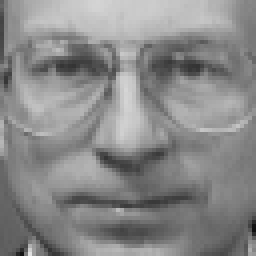
#> input picture PA1/Mandeep Bawa and ANUBOLA SAI ABHINAY/0.png, 64 x 64 px (shown 4 times larger); its folder holds only this picture in this run
$ python demo.py
#> lines starting #> are read from the running program, lines starting #| are printed output that depends on the picture
import glob
import numpy
import sys
from PIL import Image
from scipy.linalg import svd

import matplotlib.pyplot as plt

def compress(images,i):
    W = []
    compressed_images = []
    for image in images:
        cov_matrix = numpy.cov(image, bias=True)
        U, s, VT = svd(cov_matrix)
        U = numpy.delete(U, numpy.s_[i:], axis=1)
        reduced_mat = numpy.matmul(U.T, image)
        compressed_images.append(reduced_mat)
        W.append(U)
    return compressed_images, W

def decompress(com_images, W):
    decom_images = []
    for i in range(len(com_images)):
        com_image = com_images[i]
        wei = W[i]
        regen_image = numpy.matmul(wei, com_image)
        decom_images.append(regen_image)
    return decom_images

org_images = []
p_value = int(input("Enter Components required:"))
#> the answer given: 3

fig = plt.figure(figsize=(8,8))
col = 6
row = 5
i=1

for img in glob.glob("./Mandeep Bawa and ANUBOLA SAI ABHINAY/*.png"):
    image = Image.open(img)
#> image is the input picture: PIL image 64x64 L; min 17, max 224, mean 136.8
    org_images.append(numpy.asarray(image))
    fig.add_subplot(row, col, i)
    plt.axis('off')
    plt.imshow(image)
    i+=1
fig.suptitle("Original Images")
# plt.show()

for i in range(len(org_images)):
    print("Origninal Image {index}: {shape}".format(index=i, shape=org_images[i].shape))
#> this loop made 1 pass
#| Origninal Image 0: (64, 64)

com_images, W = compress(org_images, p_value)
#> the loop in compress, `for image in images:` made 1 pass
#> pass 1, in compress, `cov_matrix = numpy.cov(image, bias=True)`:
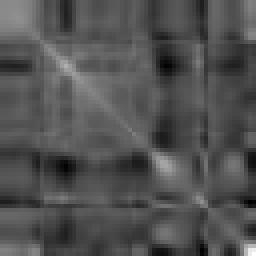
#> cov_matrix: shape (64, 64) float64 (shown 4 times larger); min -698.4, max 1775, mean 97.2; drawn with min black and max white
#> pass 1, in compress, `U, s, VT = svd(cov_matrix)`:
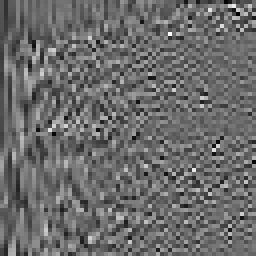
#> U: shape (64, 64) float64 (shown 4 times larger); min -0.423, max 0.576, mean -0.0021; drawn with min black and max white
#> pass 1, in compress, `U, s, VT = svd(cov_matrix)`:
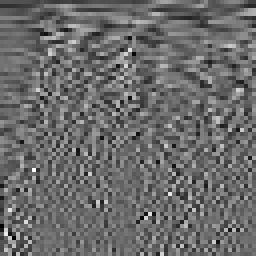
#> VT: shape (64, 64) float64 (shown 4 times larger); min -0.423, max 0.576, mean -0.00217; drawn with min black and max white
#> after the loop in compress, `for image in images:`: W = 1 item
#> com_images = 1 item; W = 1 item

for i in range(len(org_images)):
    print("Compressed Image {index}: {shape}".format(index=i, shape=com_images[i].shape))

decom_images = decompress(com_images, W)
#> the loop in decompress, `for i in range(len(com_images)):` made 1 pass
#> pass 1, in decompress, `regen_image = numpy.matmul(wei, com_image)`:
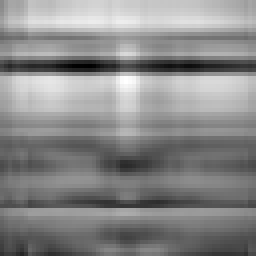
#> regen_image: shape (64, 64) float64 (shown 4 times larger); min -103.7, max 283.3, mean 104.3; drawn with min black and max white
#> decom_images = 1 item

fig2 = plt.figure(figsize=(8,8))
col = 6
row = 5
i=1

for img in decom_images:
    fig2.add_subplot(row, col, i)
    plt.axis('off')
    plt.imshow(img)
    i+=1
#> this loop made 1 pass
#> i on pass 1: 2
#> after the loop, i = 2
fig2.suptitle("Decompressed Images")
plt.show()

$ run again, on PA1/Mandeep Bawa and ANUBOLA SAI ABHINAY/12.png
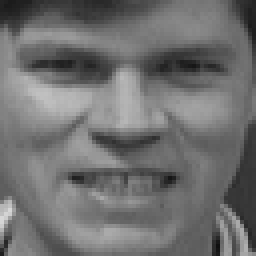
#> input picture PA1/Mandeep Bawa and ANUBOLA SAI ABHINAY/12.png, 64 x 64 px (shown 4 times larger)
#> image is the input picture: PIL image 64x64 L; min 16, max 215, mean 111.7
#> the loop `for i in range(len(org_images)):` made 1 pass
#| Origninal Image 0: (64, 64)
#> the loop in compress, `for image in images:` made 1 pass
#> pass 1, in compress, `U, s, VT = svd(cov_matrix)`:
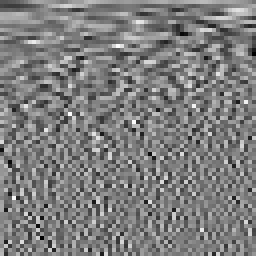
#> VT: shape (64, 64) float64 (shown 4 times larger); min -0.421, max 0.435, mean 0.00272; drawn with min black and max white
#> after the loop in compress, `for image in images:`: W = 1 item
#> the loop in decompress, `for i in range(len(com_images)):` made 1 pass
#> pass 1, in decompress, `regen_image = numpy.matmul(wei, com_image)`:
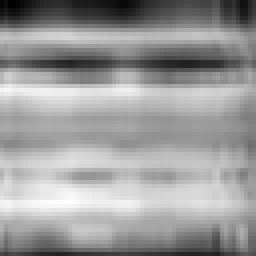
#> regen_image: shape (64, 64) float64 (shown 4 times larger); min -113.2, max 194.3, mean 73.8; drawn with min black and max white
#> the loop `for img in decom_images:` made 1 pass
#> i on pass 1: 2
#> after the loop `for img in decom_images:`: i = 2

$ run again, on PA1/Mandeep Bawa and ANUBOLA SAI ABHINAY/13.png
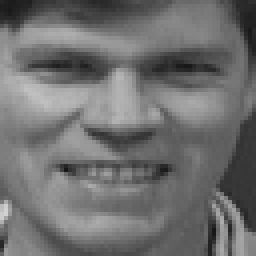
#> input picture PA1/Mandeep Bawa and ANUBOLA SAI ABHINAY/13.png, 64 x 64 px (shown 4 times larger)
#> image is the input picture: PIL image 64x64 L; min 22, max 209, mean 111.4
#> the loop `for i in range(len(org_images)):` made 1 pass
#| Origninal Image 0: (64, 64)
#> the loop in compress, `for image in images:` made 1 pass
#> pass 1, in compress, `U, s, VT = svd(cov_matrix)`:
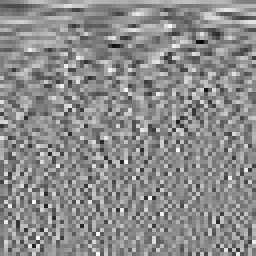
#> VT: shape (64, 64) float64 (shown 4 times larger); min -0.487, max 0.406, mean 0.00199; drawn with min black and max white
#> after the loop in compress, `for image in images:`: W = 1 item
#> the loop in decompress, `for i in range(len(com_images)):` made 1 pass
#> pass 1, in decompress, `regen_image = numpy.matmul(wei, com_image)`:
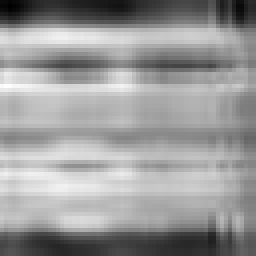
#> regen_image: shape (64, 64) float64 (shown 4 times larger); min -98.5, max 196.6, mean 79.4; drawn with min black and max white
#> the loop `for img in decom_images:` made 1 pass
#> i on pass 1: 2
#> after the loop `for img in decom_images:`: i = 2

$ run again, on PA1/Mandeep Bawa and ANUBOLA SAI ABHINAY/14.png
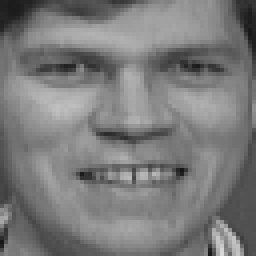
#> input picture PA1/Mandeep Bawa and ANUBOLA SAI ABHINAY/14.png, 64 x 64 px (shown 4 times larger)
#> image is the input picture: PIL image 64x64 L; min 23, max 215, mean 122.7
#> the loop `for i in range(len(org_images)):` made 1 pass
#| Origninal Image 0: (64, 64)
#> the loop in compress, `for image in images:` made 1 pass
#> pass 1, in compress, `U, s, VT = svd(cov_matrix)`:
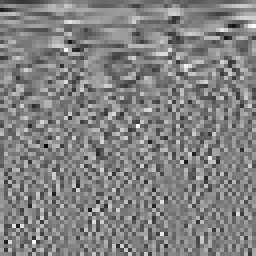
#> VT: shape (64, 64) float64 (shown 4 times larger); min -0.48, max 0.464, mean 0.000568; drawn with min black and max white
#> after the loop in compress, `for image in images:`: W = 1 item
#> the loop in decompress, `for i in range(len(com_images)):` made 1 pass
#> pass 1, in decompress, `regen_image = numpy.matmul(wei, com_image)`:
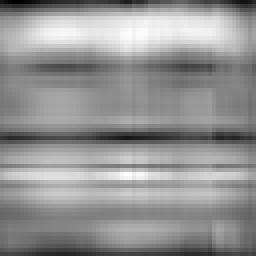
#> regen_image: shape (64, 64) float64 (shown 4 times larger); min -104.2, max 240.6, mean 95.3; drawn with min black and max white
#> the loop `for img in decom_images:` made 1 pass
#> i on pass 1: 2
#> after the loop `for img in decom_images:`: i = 2

$ run again, on PA1/Mandeep Bawa and ANUBOLA SAI ABHINAY/1.png
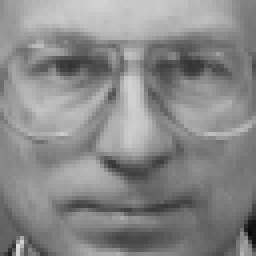
#> input picture PA1/Mandeep Bawa and ANUBOLA SAI ABHINAY/1.png, 64 x 64 px (shown 4 times larger)
#> image is the input picture: PIL image 64x64 L; min 8, max 222, mean 136.6
#> the loop `for i in range(len(org_images)):` made 1 pass
#| Origninal Image 0: (64, 64)
#> the loop in compress, `for image in images:` made 1 pass
#> after the loop in compress, `for image in images:`: W = 1 item
#> the loop in decompress, `for i in range(len(com_images)):` made 1 pass
#> pass 1, in decompress, `regen_image = numpy.matmul(wei, com_image)`:
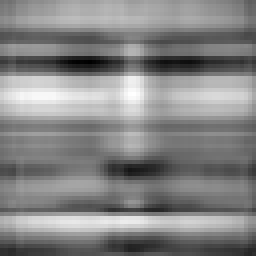
#> regen_image: shape (64, 64) float64 (shown 4 times larger); min -29.66, max 259.3, mean 121.2; drawn with min black and max white
#> the loop `for img in decom_images:` made 1 pass
#> i on pass 1: 2
#> after the loop `for img in decom_images:`: i = 2
